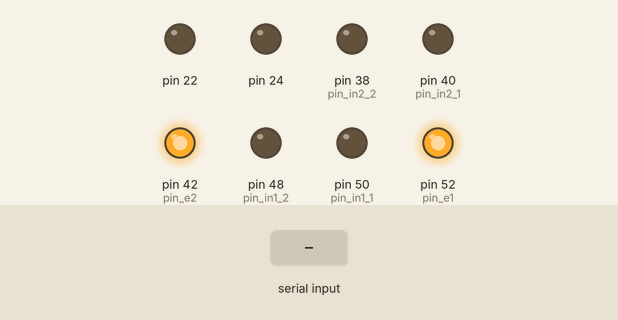
This sketch was run on a simulated Arduino Mega 2560, built with avr-gcc and run on an emulated ATmega2560. On the bench: output pins drawn as LEDs (lit = HIGH). The inputs (shaded band) are chosen by the test bench.

Above: at 1.2 s.
1.3 s: "w" received over Serial
At 2.5 s:
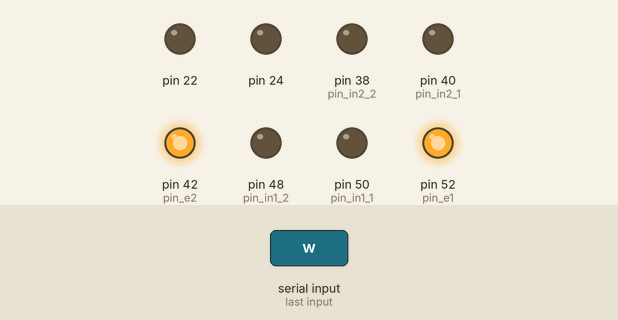
2.8 s: "s" received over Serial
At 3.8 s:
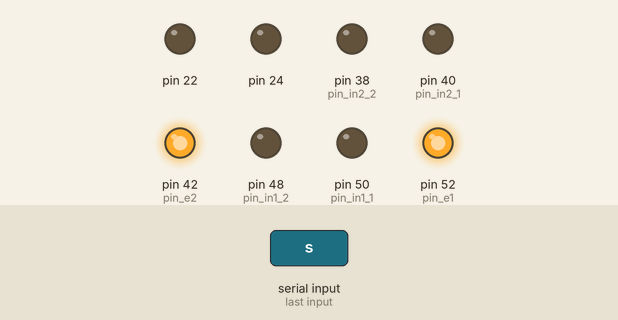
4.3 s: "a" received over Serial
At 4.9 s:
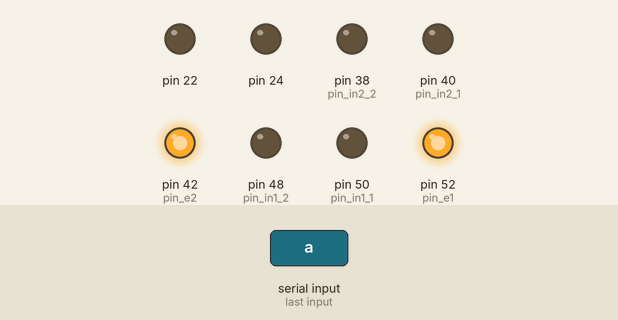
5.8 s: "d" received over Serial
At 7.3 s:
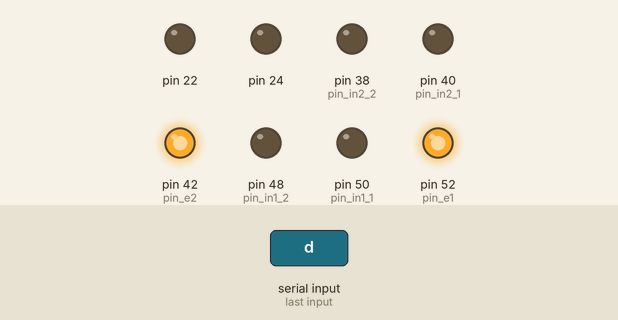
Timing chart, 0 to 8.3 s (numbered marks = the images above; inputs shaded):
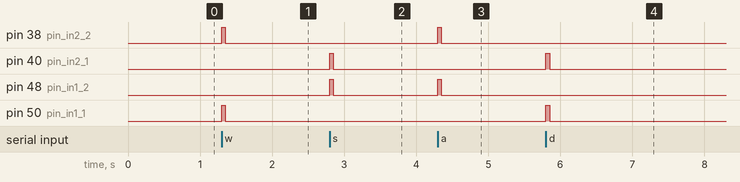

The sketch:

ArduinoCode.ino
```cpp
int pin_e1 = 52;
int pin_in1_1 = 50;
int pin_in1_2 = 48;

int pin_e2 = 42;
int pin_in2_1 = 40;
int pin_in2_2 = 38;

void full_right()
{
  digitalWrite(pin_in1_1, HIGH);
  digitalWrite(pin_in1_2, LOW);
  digitalWrite(pin_in2_1, HIGH);
  digitalWrite(pin_in2_2, LOW);
}

void full_left()
{
  digitalWrite(pin_in1_1, LOW);
  digitalWrite(pin_in1_2, HIGH);
  digitalWrite(pin_in2_1, LOW);
  digitalWrite(pin_in2_2, HIGH);
}

void backward()
{
  digitalWrite(pin_in1_1, LOW);
  digitalWrite(pin_in1_2, HIGH);
  digitalWrite(pin_in2_1, HIGH);
  digitalWrite(pin_in2_2, LOW);
}

void forward()
{
  digitalWrite(pin_in1_1, HIGH);
  digitalWrite(pin_in1_2, LOW);
  digitalWrite(pin_in2_1, LOW);
  digitalWrite(pin_in2_2, HIGH);
}

void left()
{
  digitalWrite(pin_in1_1, HIGH);
  digitalWrite(pin_in1_2, LOW);
  digitalWrite(pin_in2_1, LOW);
  digitalWrite(pin_in2_2, LOW);
}

void right()
{
  digitalWrite(pin_in1_1, LOW);
  digitalWrite(pin_in1_2, LOW);
  digitalWrite(pin_in2_1, HIGH);
  digitalWrite(pin_in2_2, LOW);
}

void stall()
{
  digitalWrite(pin_in1_1, LOW);
  digitalWrite(pin_in1_2, LOW);
  digitalWrite(pin_in2_1, LOW);
  digitalWrite(pin_in2_2, LOW);
}

void freerun()
{
    digitalWrite(pin_e1,LOW);
    digitalWrite(pin_e2,LOW);
}

void callfunc(int x)
{
  if(x==119) forward();		//if 'w' is sent
  if(x==115) backward();	//if 's' is sent
  if(x==97) full_left();	//if 'a' is sent
  if(x==100) full_right();	//if 'd' is sent
}

void setup()
{
  Serial.begin(9600);
  pinMode(pin_e1, OUTPUT);
  pinMode(pin_in1_1, OUTPUT);
  pinMode(pin_in1_2, OUTPUT);
  digitalWrite(pin_e1, HIGH);
  pinMode(pin_e2, OUTPUT);
  pinMode(pin_in2_1, OUTPUT);
  pinMode(pin_in2_2, OUTPUT);
  digitalWrite(pin_e2, HIGH);
  pinMode(22,OUTPUT);
  pinMode(24,OUTPUT);

}

void loop()
{
  if(Serial.available())
  {
    callfunc(Serial.read());
    delay(50);
    stall();
  }
}
```

Measured:
- after the input at 1.3 s, pin 38 (pin_in2_2), pin 50 (pin_in1_1): LOW → HIGH at once, → LOW 0.05 s later
- after the input at 2.8 s, pin 40 (pin_in2_1), pin 48 (pin_in1_2): LOW → HIGH at once, → LOW 0.05 s later
- after the input at 4.3 s, pin 38 (pin_in2_2), pin 48 (pin_in1_2): LOW → HIGH at once, → LOW 0.05 s later
- after the input at 5.8 s, pin 40 (pin_in2_1), pin 50 (pin_in1_1): LOW → HIGH at once, → LOW 0.05 s later
